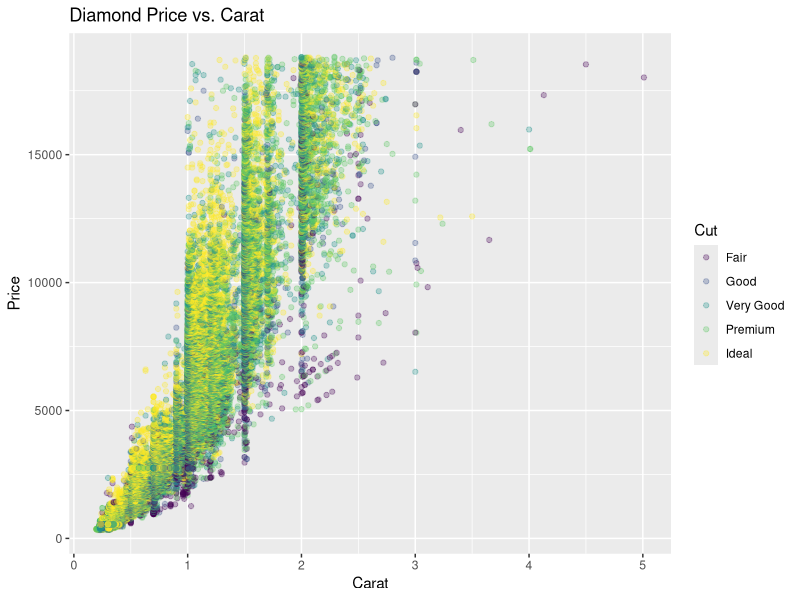

Write the R code that produced this figure.
#| title: "Adding labels with `labs()`"
#| category: "Part 1: Scatterplots and Aesthetics"
#| dataset-name: "diamonds"
#| description: "The next step in building your plot is to add human-readable labels for the title, x-axis, y-axis and legend."
#| stub: "ggplot(diamonds, aes(x = carat, y = price, colour = cut)) +\n  geom_point(alpha = 0.3) +\n  ___(\n    title = \n'___',\n    x = '___',\n    y = '___',\n    colour = '___'\n  )"

library(ggplot2)

p <- ggplot(diamonds, aes(x = carat, y = price, colour = cut)) +
  geom_point(alpha = 0.3) +
  labs(
    title = "Diamond Price vs. Carat",
    x = "Carat",
    y = "Price",
    colour = "Cut"
  )

plot(p)
